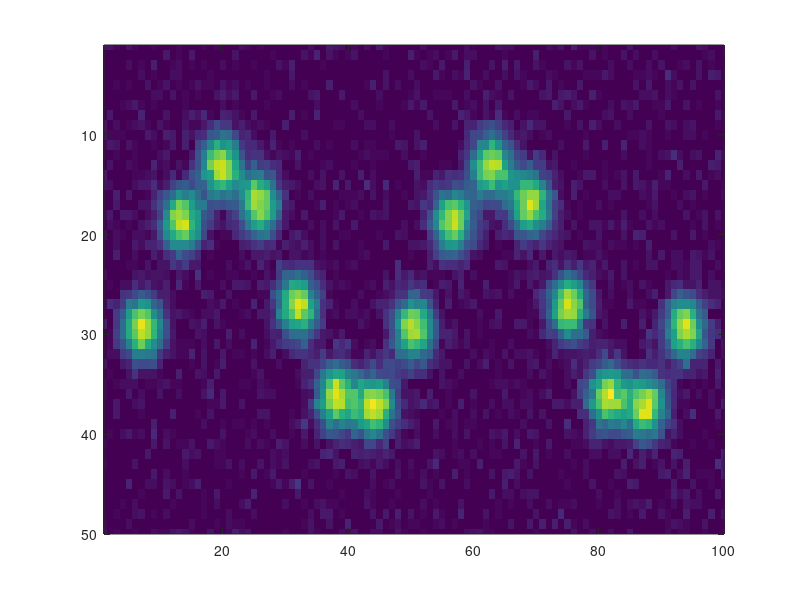

Source code (MATLAB): (Note: this script raises an error after producing the figure.)
%%% Script for creating synthetic, 2D mixture-of-Gaussians data

%% Parameters 

% File to write to
OUT_FPATH = '/Users/cmcgrory/paninski_lab/worm/data/gmm_data_2d.mat';

% Image size 
IMG_SIZE = [100, 50];

% Image size limits
IMG_XLIM = [1, 100];
IMG_YLIM = [1, 50];

% Number of samples
T = 50;

% Sample rate (Hz)
SMP_RATE = 10;

% Number of mixture components
K = 15;

% Number of 'cycles' spanning worm
N_CYCLES = 2;

% Frequency of worm movement (Hz)
FREQ = 0.5;

% Amplitude of worm movement (image units)
AMP = 12.5;

% Scale of isotropic covariance matrix for GMM
COV_SCL = 5.0;

% Flag for whether or not to add noise
ADD_NOISE = true;

% Noise level (stddev of Gaussian noise)
NOISE_STD = 1e-4;


%% Create time series of mean positions

% X-values of means are equally spaced; don't change in time
means_x = linspace(IMG_XLIM(1), IMG_XLIM(2), K + 2);
means_x = means_x(2:K+1);
means_x = repmat(means_x, [T, 1]);

% Y-values of means oscillate in time
phases = linspace(0, N_CYCLES * 2 * pi, K);
offset = IMG_YLIM(1) + (IMG_YLIM(2) - IMG_YLIM(1)) / 2;
rads = (2 * pi * FREQ / SMP_RATE) * (0:(T-1));
means_y = offset + AMP * sin(rads' + phases);

%% Plot motion of means in real-time
% 
% for t = 1:T
%     
%     scatter(means_x(t, :), means_y(t, :));
%     xlim(IMG_XLIM);
%     ylim(IMG_YLIM);
%     
%     pause(1 / SMP_RATE);
%     
% end

%% Create series of GMM densities using mean poositions

% Covariance matrix is isotropic, with scale determined by parameter
sigma = COV_SCL * eye(2);

% Create grid for evaluating densities on
xs = linspace(IMG_XLIM(1), IMG_XLIM(2), IMG_SIZE(1));
ys = linspace(IMG_YLIM(1), IMG_YLIM(2), IMG_SIZE(2));
[yg, xg] = meshgrid(ys, xs);
grid = [xg(:), yg(:)];

data = zeros(IMG_SIZE(1), IMG_SIZE(2), T);
for t = 1:T
    
    % Collect means for time t into vector
    mu = [means_x(t, :)', means_y(t, :)'];
    
    % Create GM distribution with equal mixing proportions
    gm = gmdistribution(mu, sigma);
    
    pdf_vals = pdf(gm, grid);
    data(:, :, t) = reshape(pdf_vals, IMG_SIZE);
end

%% If flag is set, add noise to data

if ADD_NOISE 
    for t = 1:T
        
        % Add Gaussian noise to image
        img_nn = data(:, :, t) + NOISE_STD * randn(IMG_SIZE);
        
        % Set all negative pixel values to zero (data must be non-negative)
        img_nn(img_nn < 0) = 0;
        
        % Normalize image to make it valid distribution
        data(:, :, t) = img_nn ./ sum(img_nn(:));
    end
end
   
%% Plot dataset

for t = 1:T
    
    imagesc(data(:, :, t)');
    xlim(IMG_XLIM);
    ylim(IMG_YLIM);
    
    pause(1 / SMP_RATE);
    
end

%% Write data to file

save(OUT_FPATH, 'means_x', 'means_y', 'data');